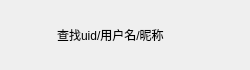
<?xml version="1.0" encoding="UTF-8"?>
<ui version="4.0">
 <class>AddUserItem</class>
 <widget class="QWidget" name="AddUserItem">
  <property name="geometry">
   <rect>
    <x>0</x>
    <y>0</y>
    <width>250</width>
    <height>70</height>
   </rect>
  </property>
  <property name="minimumSize">
   <size>
    <width>250</width>
    <height>70</height>
   </size>
  </property>
  <property name="maximumSize">
   <size>
    <width>250</width>
    <height>70</height>
   </size>
  </property>
  <property name="windowTitle">
   <string>Form</string>
  </property>
  <layout class="QHBoxLayout" name="horizontalLayout">
   <item>
    <widget class="QLabel" name="add_tip">
     <property name="minimumSize">
      <size>
       <width>40</width>
       <height>40</height>
      </size>
     </property>
     <property name="maximumSize">
      <size>
       <width>40</width>
       <height>40</height>
      </size>
     </property>
     <property name="text">
      <string/>
     </property>
    </widget>
   </item>
   <item>
    <widget class="QLabel" name="message_tip">
     <property name="text">
      <string>查找uid/用户名/昵称</string>
     </property>
    </widget>
   </item>
   <item>
    <widget class="QLabel" name="right_tip">
     <property name="minimumSize">
      <size>
       <width>30</width>
       <height>30</height>
      </size>
     </property>
     <property name="maximumSize">
      <size>
       <width>30</width>
       <height>30</height>
      </size>
     </property>
     <property name="text">
      <string/>
     </property>
    </widget>
   </item>
  </layout>
 </widget>
 <resources/>
 <connections/>
</ui>
